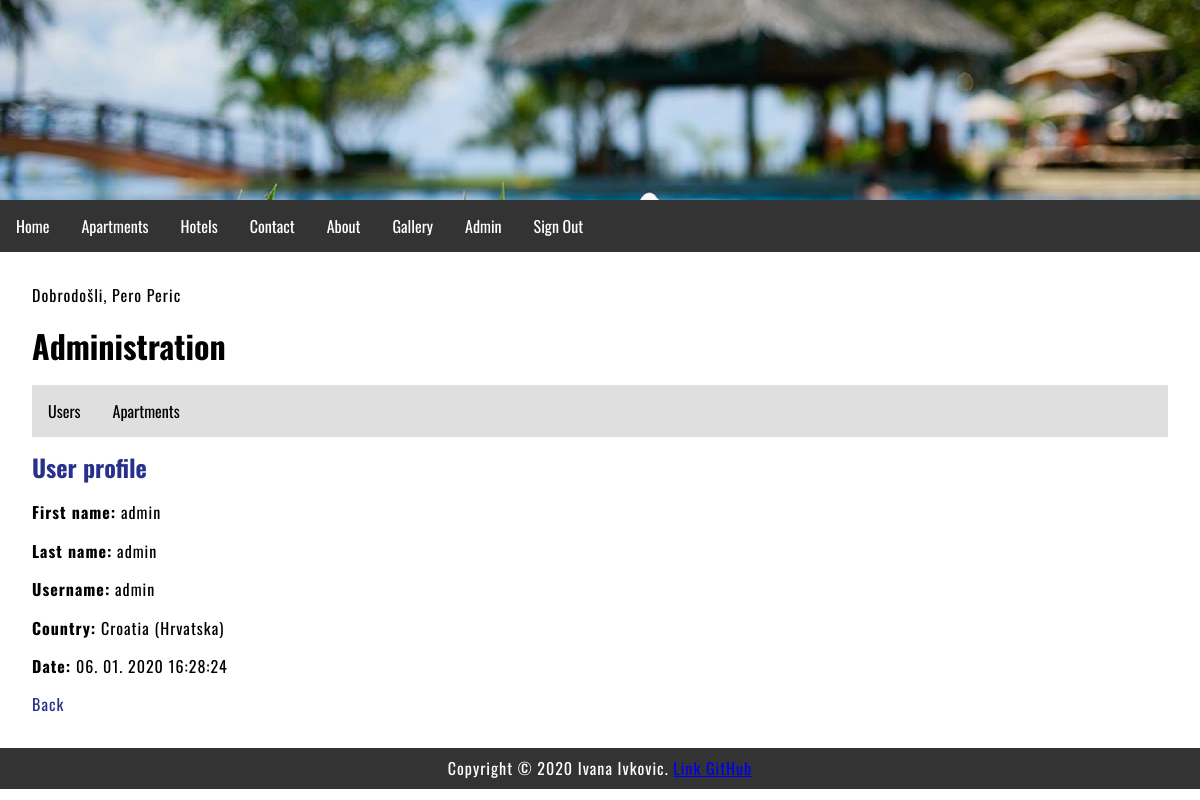
The page /index.php?menu=9&action=1&id=9 (signed in) on the database its author committed.
### tables this page shows
CREATE TABLE `users` (
  `id` int(11) NOT NULL,
  `firstname` varchar(255) NOT NULL,
  `lastname` varchar(255) NOT NULL,
  `picture` varchar(255) NOT NULL,
  `username` varchar(255) NOT NULL,
  `password` varchar(255) NOT NULL,
  `email` varchar(255) NOT NULL,
  `country` char(2) NOT NULL,
  `date` timestamp NOT NULL DEFAULT current_timestamp(),
  `archive` enum('Y','N') NOT NULL DEFAULT 'Y'
);

CREATE TABLE `countries` (
  `id` int(11) NOT NULL,
  `country_code` varchar(2) NOT NULL DEFAULT '',
  `country_name` varchar(100) NOT NULL DEFAULT ''
);

### functions.php (called while the page is built)
<?php
	function pickerDateToMysql($pickerDate){
		$date = DateTime::createFromFormat('Y-m-d H:i:s', $pickerDate);
		return $date->format('d. m. Y H:i:s');
	}
?>

### admin/users.php (the view, shortened to what this page needs)
<?php
	if (isset($_GET['id']) && $_GET['id'] != '') {
		$query  = "SELECT * FROM users";
		$query .= " WHERE id=".$_GET['id'];
		$result = @mysqli_query($MySQL, $query);
		$row = @mysqli_fetch_array($result);
		print '
		<h2>User profile</h2>
		<p><b>First name:</b> ' . $row['firstname'] . '</p>
		<p><b>Last name:</b> ' . $row['lastname'] . '</p>
		<p><b>Username:</b> ' . $row['username'] . '</p>';
		$_query  = "SELECT * FROM countries";
		$_query .= " WHERE country_code='" . $row['country'] . "'";
		$_result = @mysqli_query($MySQL, $_query);
		$_row = @mysqli_fetch_array($_result);
		print '
		<p><b>Country:</b> ' .$_row['country_name'] . '</p>
		<p><b>Date:</b> ' . pickerDateToMysql($row['date']) . '</p>
		<p><a href="index.php?menu='.$menu.'&amp;action='.$action.'">Back</a></p>';
	}
?>

### style.css (style rules this page uses)
body, html { font-family: 'Oswald', sans-serif; margin: 0; font-size: 16px; }
h1,h2 { margin: 0.5em 0; font-size: 2em; }
h2 { font-size: 1.5em; color: #27318b; }
main a { color: #27318b; text-decoration: none; }
p { margin: 1em 0; line-height: 1.4em; letter-spacing: 1px; }

### rows shown on the page
users: firstname "admin", lastname "admin", username "admin", date "06. 01. 2020 16:28:24"
countries: country_name "Croatia (Hrvatska)"

### other values the page prints
$_SESSION['message'] "Dobrodošli, Pero Peric"
